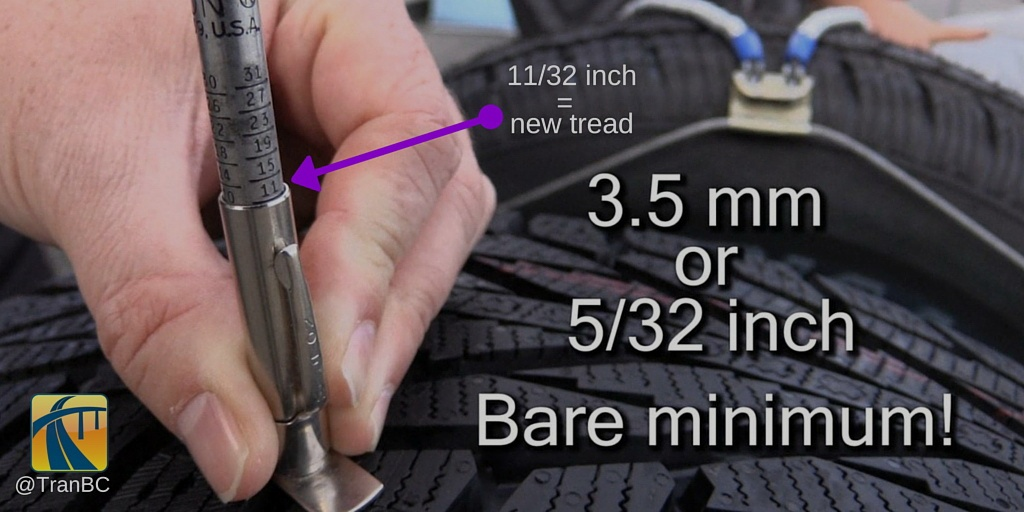
#> input picture data/augmented/good/11_32-new-tire-tread_aug3.jpg, 1024 x 512 px
$ python exp001_resolution_confound.py
#> lines starting #> are read from the running program, lines starting #| are printed output that depends on the picture
### src/stage2_roi.py
import cv2
import numpy as np
import matplotlib.pyplot as plt


def extract_roi(blurred):
    h, w = blurred.shape

    # Primary strategy: center crop — avoids background edge interference
    # and handles angled tyres where contour detection fails
    roi = blurred[int(h * 0.2):int(h * 0.8), :]

    # Edge detection — run on smoothed signal only (not raw roi)
    smooth = cv2.GaussianBlur(roi, (5, 5), 0)
    edges  = cv2.Canny(smooth, 50, 150)

    # Morphological closing to connect groove edges into bands
    kernel = cv2.getStructuringElement(cv2.MORPH_RECT, (15, 15))
    closed = cv2.morphologyEx(edges, cv2.MORPH_CLOSE, kernel)

    # Optional refinement: use contour only if a clear horizontal band exists
    refined_roi = roi
    contours, _ = cv2.findContours(closed, cv2.RETR_EXTERNAL, cv2.CHAIN_APPROX_SIMPLE)

    if contours:
        largest      = max(contours, key=cv2.contourArea)
        x, y, cw, ch = cv2.boundingRect(largest)
        aspect_ratio  = cw / ch if ch > 0 else 0
        if aspect_ratio > 2 and cw > w * 0.4:
            refined_roi = roi[y:y+ch, x:x+cw]

    return refined_roi, edges, closed


# [24 lines left out: function show_stage2, not called in this run]

### src/stage3_tsci.py
"""
STAGE 3 — Tyre Surface Clarity Index (TSCI) via 2-D DFT
=========================================================
Module : M3 (Frequency-Domain Analysis)
Purpose: Quantify tread wear severity through the spatial-frequency
         energy distribution of the tread-band ROI.

Core Novel Contribution
-----------------------
We define the Tyre Surface Clarity Index (TSCI):

        TSCI = E_HF / E_total

where
  E_HF    = sum of 2-D DFT magnitude coefficients whose spatial
            frequency radius exceeds a threshold r_th
  E_total = sum of ALL 2-D DFT magnitude coefficients (excl. DC)

Physical Justification
----------------------
A new tyre has deep, sharp grooves that produce strong high-spatial-
frequency edges in the tread image. As the tyre wears, grooves become
shallower and the surface flattens, attenuating high-frequency energy
and concentrating spectral power in the low-frequency (DC) band.
TSCI therefore DECREASES monotonically with tread wear — a physically
well-founded and lighting-invariant metric.

Unlike shadow-width methods (which depend on illumination angle and
camera distance), 2-D DFT energy ratios are insensitive to uniform
brightness changes and moderate perspective distortions.

Classification thresholds (empirically determined from dataset;
see calibration notebook):
  TSCI > T_safe    → Safe
  T_warn < TSCI ≤ T_safe → Warning
  TSCI ≤ T_warn    → Dangerous

Steps
-----
1. Resize ROI to fixed 256×128 (standardises spatial frequency scale)
2. 2-D FFT → shift DC to centre → log-magnitude spectrum
3. Build annular high-frequency mask (r > r_th = 20 % of min dimension)
4. Compute TSCI = E_HF / E_total
5. Classify using empirically set thresholds
6. Visualise: ROI | log spectrum | frequency mask | radial energy profile
"""

import cv2
import numpy as np
import matplotlib.pyplot as plt


# ---------------------------------------------------------------------------
# Tunable constants — adjust after dataset calibration
# ---------------------------------------------------------------------------
ROI_W        = 256       # fixed resize width
ROI_H        = 128       # fixed resize height
FREQ_RADIUS  = 0.20      # high-freq threshold as fraction of min(H, W)
TSCI_SAFE    = 0.55      # TSCI > this → Safe      (calibrate on dataset)
TSCI_WARN    = 0.35      # TSCI > this → Warning   (calibrate on dataset)


def _build_hf_mask(h: int, w: int, radius_frac: float) -> np.ndarray:
    """
    Build a binary annular mask in the frequency domain.
    Pixels OUTSIDE the central low-frequency disc = 1 (high frequency).

    Parameters
    ----------
    h, w         : image height and width (after resize)
    radius_frac  : threshold radius as a fraction of min(h, w)

    Returns
    -------
    mask : ndarray bool (h, w)  — True where high-frequency
    """
    cy, cx = h // 2, w // 2
    r_th   = radius_frac * min(h, w)
    Y, X   = np.ogrid[:h, :w]
    dist   = np.sqrt((Y - cy) ** 2 + (X - cx) ** 2)
    return dist > r_th


def compute_tsci(roi: np.ndarray):
    """
    Compute the Tyre Surface Clarity Index (TSCI) for a tread ROI.

    Parameters
    ----------
    roi : ndarray (h, w)   Grayscale tread ROI from Stage 2.

    Returns
    -------
    tsci        : float   TSCI value in [0, 1]
    label       : str     'Safe' | 'Warning' | 'Dangerous'
    roi_resized : ndarray standardised ROI used for DFT
    log_mag     : ndarray log-magnitude spectrum (shifted)
    hf_mask     : ndarray high-frequency binary mask
    e_hf        : float   high-frequency energy
    e_total     : float   total energy (excl. DC)
    radial_prof : ndarray mean magnitude vs radius (for visualisation)
    """
    # Step 1: Standardise size
    roi_resized = cv2.resize(roi, (ROI_W, ROI_H),
                             interpolation=cv2.INTER_AREA)

    # Step 2: 2-D FFT
    f_complex = np.fft.fft2(roi_resized.astype(np.float64))
    f_shifted = np.fft.fftshift(f_complex)
    magnitude = np.abs(f_shifted)

    # Suppress DC component for energy ratio (avoid DC domination)
    h, w     = magnitude.shape
    cy, cx   = h // 2, w // 2
    magnitude[cy, cx] = 0.0

    # Log-magnitude for visualisation
    log_mag = np.log1p(magnitude)

    # Step 3: High-frequency mask
    hf_mask = _build_hf_mask(h, w, FREQ_RADIUS)

    # Step 4: TSCI
    e_total = float(np.sum(magnitude))
    e_hf    = float(np.sum(magnitude[hf_mask]))
    tsci    = e_hf / e_total if e_total > 0 else 0.0

    # Step 5: Classification
    if tsci > TSCI_SAFE:
        label = "Safe"
    elif tsci > TSCI_WARN:
        label = "Warning"
    else:
        label = "Dangerous"

    # Radial energy profile (for visualisation / paper figure)
    Y, X    = np.ogrid[:h, :w]
    dist    = np.sqrt((Y - cy) ** 2 + (X - cx) ** 2).astype(int)
    r_max   = int(np.max(dist))
    radial_prof = np.array([
        np.mean(magnitude[dist == r]) if np.any(dist == r) else 0.0
        for r in range(r_max + 1)
    ])

    return tsci, label, roi_resized, log_mag, hf_mask, e_hf, e_total, radial_prof


# [71 lines left out: functions classify_tsci, show_stage3, not called in this run]

### tyretread/config.py
"""Central configuration.

Every tunable that affects a measurement lives here, so that an experiment can
be described by this module's values plus a git commit. Paths are overridable by
environment variable so the same code runs locally, in CI and on a server.
"""

from __future__ import annotations

import os
from dataclasses import dataclass, field
from pathlib import Path


def _env_path(name: str, default: Path) -> Path:
    raw = os.environ.get(name)
    return Path(raw).expanduser() if raw else default


PROJECT_ROOT = Path(__file__).resolve().parent.parent
DATA_DIR = _env_path("TYRETREAD_DATA_DIR", PROJECT_ROOT / "data")
EXTERNAL_DATA_DIR = _env_path("TYRETREAD_EXTERNAL_DATA_DIR", DATA_DIR / "external")
ARTIFACT_DIR = _env_path("TYRETREAD_ARTIFACT_DIR", PROJECT_ROOT / "artifacts")
OUTPUT_DIR = _env_path("TYRETREAD_OUTPUT_DIR", PROJECT_ROOT / "outputs")
EXPERIMENT_DIR = _env_path("TYRETREAD_EXPERIMENT_DIR", PROJECT_ROOT / "experiments")


@dataclass(frozen=True)
class ScaleConfig:
    """Resolution normalisation.

    The original pipeline resized every ROI to a fixed 256x128 regardless of the
    source resolution. Because upsampling cannot create detail while downsampling
    packs real detail into high spatial frequencies, that made every
    frequency-domain feature a function of the source image's resolution and
    compression history. Measured effect: +0.266 TSCI across a 128->1024 px
    source-width sweep on identical tyres, versus a 0.074 good-vs-bad signal
    (docs/AUDIT.md 3.2, experiments/exp001_resolution_confound).

    The fix has two halves:
      * never upsample - an image that lacks detail must be rejected, not invented
      * analyse every image at one common pixel scale
    """

    analysis_width: int = 256
    analysis_height: int = 128
    #: An ROI smaller than this in either axis cannot be analysed without
    #: upsampling, so it is refused by the quality gate instead.
    min_native_width: int = 256
    min_native_height: int = 128
    allow_upsampling: bool = False


@dataclass(frozen=True)
class PreprocessConfig:
    clahe_clip_limit: float = 2.0
    clahe_tile_grid: tuple[int, int] = (8, 8)
    gaussian_ksize: tuple[int, int] = (5, 5)
    #: Longest edge a submitted photograph is reduced to before any analysis.
    #: Phone cameras produce 4000+ px images; nothing in the pipeline benefits.
    max_input_edge: int = 1600


@dataclass(frozen=True)
class RoiConfig:
    centre_band_top: float = 0.20
    centre_band_bottom: float = 0.80
    canny_low: int = 50
    canny_high: int = 150
    close_kernel: tuple[int, int] = (15, 15)
    min_aspect_ratio: float = 2.0
    min_width_fraction: float = 0.40
    #: A contour must also fill a meaningful share of the centre band before it is
    #: preferred over it. Without these, a thin horizontal sliver satisfied the aspect
    #: and width tests and was accepted as "the tread": re-encoding one photograph at
    #: JPEG quality 95 moved the ROI from the full 1592x955 band to a 649x100 strip,
    #: dropping oversampling from 6.22 to 0.78 and flipping the image from assessable
    #: to refused. A contour that small is not a tread band.
    min_height_fraction: float = 0.35
    min_band_coverage: float = 0.25


@dataclass(frozen=True)
class SpectralConfig:
    #: Band over which the log-log power-spectrum slope is fitted, as a fraction
    #: of the Nyquist radius. The top of the band stops short of Nyquist because
    #: any resampling applies an anti-alias filter there.
    slope_band: tuple[float, float] = (0.08, 0.60)
    orientation_bins: int = 36
    #: Legacy TSCI threshold, retained only to reproduce the original result.
    legacy_hf_radius_fraction: float = 0.20


@dataclass(frozen=True)
class TextureConfig:
    #: 256 grey levels makes the GLCM extremely sparse at these ROI sizes and is
    #: slow; 32 levels is the usual compromise in the texture literature.
    levels: int = 32
    distances: tuple[int, ...] = (1, 2, 4)
    #: Averaging over four angles makes the descriptors rotation-insensitive,
    #: which matters because a phone is not held at a fixed angle to the tread.
    angles_deg: tuple[float, ...] = (0.0, 45.0, 90.0, 135.0)
    lbp_radius: int = 2
    lbp_points: int = 16


@dataclass(frozen=True)
class Config:
    scale: ScaleConfig = field(default_factory=ScaleConfig)
    preprocess: PreprocessConfig = field(default_factory=PreprocessConfig)
    roi: RoiConfig = field(default_factory=RoiConfig)
    spectral: SpectralConfig = field(default_factory=SpectralConfig)
    texture: TextureConfig = field(default_factory=TextureConfig)
    random_seed: int = 42


CONFIG = Config()

### experiments/exp001_resolution_confound.py
"""exp001 — Is TSCI measuring tread wear, or image resolution?

The original project reports TSCI = E_high / E_total as its core contribution, and
documents it as decreasing monotonically with tread wear on physical grounds.

This experiment does not correlate TSCI with anything. It intervenes. Each tyre
photograph is downsampled to a family of source resolutions, so within a family the
tyre, the lighting, the angle and the wear are all identical and resolution is the
only thing that varies. Any movement in TSCI is therefore caused by resolution.

Run: python experiments/exp001_resolution_confound.py
"""

from __future__ import annotations

import glob
import sys
from pathlib import Path

import cv2
import numpy as np

sys.path.insert(0, str(Path(__file__).resolve().parent.parent))
sys.path.insert(0, str(Path(__file__).resolve().parent.parent / "src"))

from tyretread.experiment import ExperimentRecord, record_experiment

SWEEP_WIDTHS = [128, 192, 256, 384, 512, 768, 1024]
MIN_NATIVE_WIDTH = 1024


def legacy_pipeline_tsci(bgr: np.ndarray) -> float:
    """The original pipeline exactly as published, via the original modules."""
    from stage2_roi import extract_roi
    from stage3_tsci import compute_tsci

    gray = cv2.cvtColor(bgr, cv2.COLOR_BGR2GRAY)
    enhanced = cv2.createCLAHE(clipLimit=2.0, tileGridSize=(8, 8)).apply(gray)
    smoothed = cv2.GaussianBlur(enhanced, (5, 5), 0)
    roi, _, _ = extract_roi(smoothed)
    return float(compute_tsci(roi)[0])


def main() -> None:
    paths = []
    for label in ("good", "bad"):
        for path in sorted(glob.glob(f"data/{label}/*")):
            img = cv2.imread(path)
#> img is the input picture: shape (512, 1024, 3); mean B, G, R 81.7, 79.8, 92.4
            if img is not None and img.shape[1] >= MIN_NATIVE_WIDTH:
                paths.append((path, label))
    print(f"images with native width >= {MIN_NATIVE_WIDTH} px: {len(paths)}")

    per_image: dict[str, dict[int, float]] = {}
    for path, _ in paths:
        img = cv2.imread(path)
        h, w = img.shape[:2]
#> h = 512; w = 1024
        row: dict[int, float] = {}
        for width in SWEEP_WIDTHS:
            height = int(round(h * width / w))
            row[width] = legacy_pipeline_tsci(
                cv2.resize(img, (width, height), interpolation=cv2.INTER_AREA)
            )
#> this loop made 7 passes
#> pass 1, in legacy_pipeline_tsci, `gray = cv2.cvtColor(bgr, cv2.COLOR_BGR2GRAY)`:
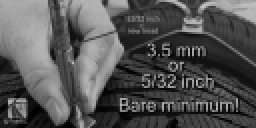
#> gray: shape (64, 128) (shown 2 times larger); min 0, max 195, mean 83.8
#> pass 1, in legacy_pipeline_tsci, `enhanced = cv2.createCLAHE(clipLimit=2.0, tileGridSize=(8, 8)).apply(g..`:
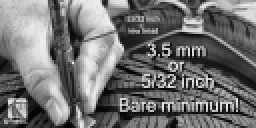
#> enhanced: shape (64, 128) (shown 2 times larger); min 3, max 240, mean 113.4
#> pass 1, in legacy_pipeline_tsci, `smoothed = cv2.GaussianBlur(enhanced, (5, 5), 0)`:
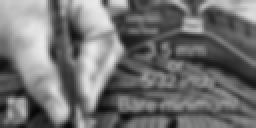
#> smoothed: shape (64, 128) (shown 2 times larger); min 7, max 233, mean 113.4
#> pass 1, in extract_roi, `roi = blurred[int(h * 0.2):int(h * 0.8), :]`:
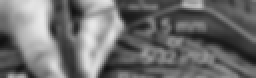
#> roi: shape (39, 128) (shown 2 times larger); min 16, max 233, mean 110.6
        per_image[path] = row

    print(f"\n{'source width':>14}{'mean TSCI':>12}")
    means = {}
    for width in SWEEP_WIDTHS:
        means[width] = float(np.mean([r[width] for r in per_image.values()]))
        print(f"{width:>14}{means[width]:>12.4f}")

    lo, hi = SWEEP_WIDTHS[0], SWEEP_WIDTHS[-1]
    artefact = means[hi] - means[lo]

    # The class signal this artefact has to be compared against, measured on the
    # full legacy dataset by the original pipeline.
    import pandas as pd
#> (the run stopped early here; a loop or call above may not have finished)
